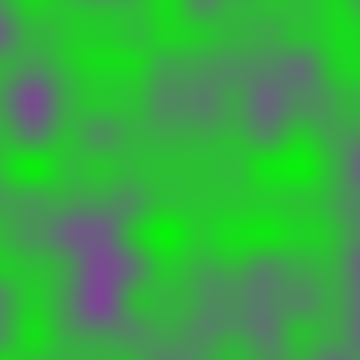
Frame 1 (no input)
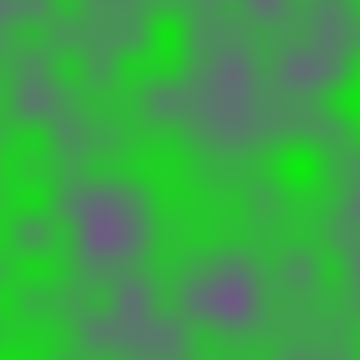
Frame 60 (the mouse pressed at the canvas centre just before this capture)
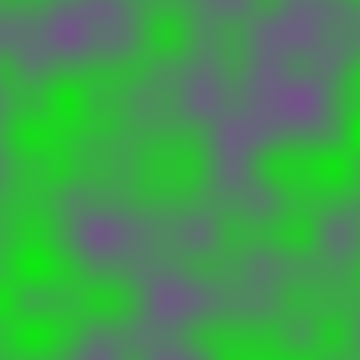
Frame 120 (the mouse held since frame 60 and released just before this capture)

The Processing sketch that drew these frames (run headless with seeded random() and noise(); from frame 60 on, the mouse is pressed at the canvas centre):

// Processing sketch: nd_perlin_noise
// ── nd_perlin_noise.pde
void setup(){
  size(360,360);
  background(255);
  noiseDetail(2,0.555);
}

float t = 0.01;

void draw(){
  loadPixels();
  float xoff = 0.5;
  
  for (int x = 0; x < width; x++) {
    float yoff = 0.5;
   
    for (int y = 0; y < height; y++) {
      float bright = map(noise(xoff,yoff, t),0,1,0,255);
      pixels[x+y*width] = color( bright / 1.5, 255 - bright, bright * 0.8 );
      yoff += 0.015;
    }
    xoff += 0.015;
    t += 0.00002;
  }
  updatePixels();
}
